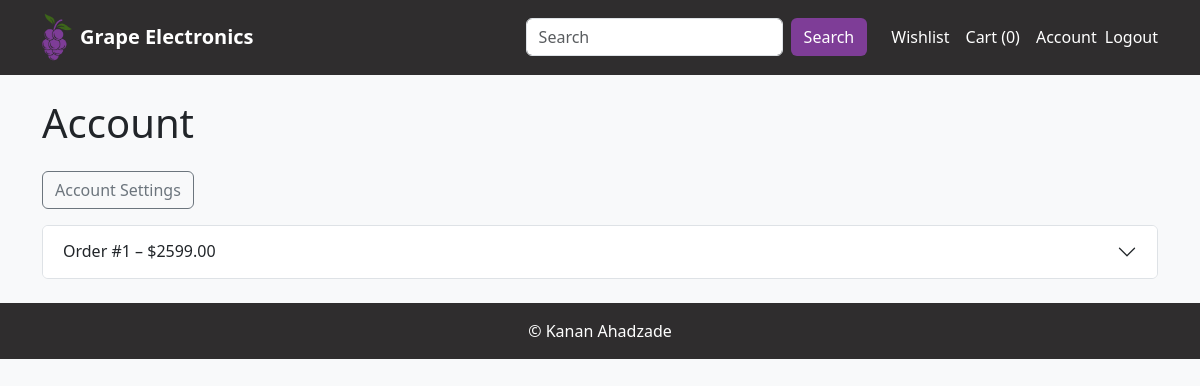
Before: /account/ (signed in) with the older database file.
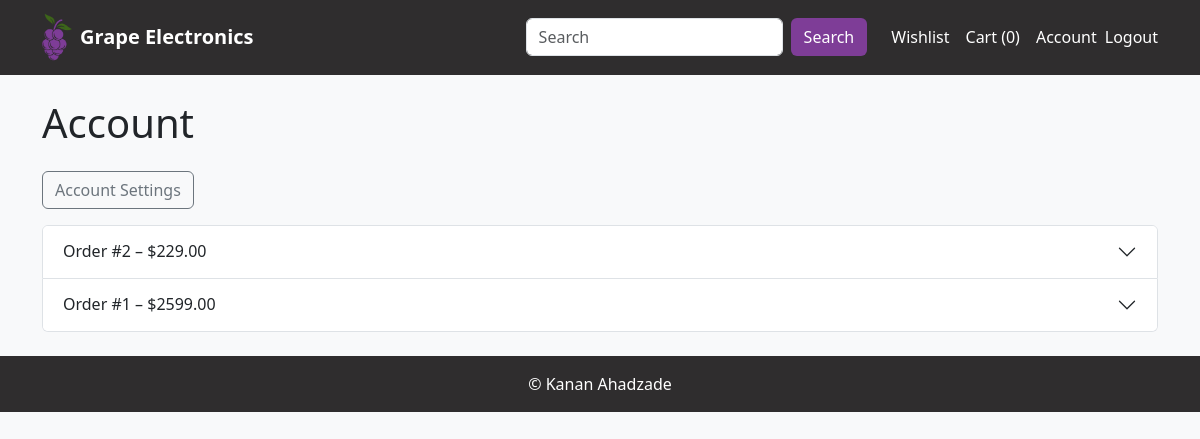
After: the same page with the newer database file.
### store/models.py (models this page shows)
class Order(models.Model):
    user=models.ForeignKey(User,on_delete=models.CASCADE)
    address=models.ForeignKey(Address,on_delete=models.PROTECT)
    payment=models.ForeignKey(PaymentMethod,on_delete=models.PROTECT)
    total=models.DecimalField(max_digits=10,decimal_places=2)
    created=models.DateTimeField(auto_now_add=True)

### store/views.py (the view)
# urls.py: path('account/',views.account,name='account'),
@login_required
def account(request):
    orders=Order.objects.filter(user=request.user).order_by('-created')
    return render(request,'store/account.html',{'orders':orders})

### store/models.py (called while the page is built)
    def sub_total(self): return self.qty*self.price

### store/templates/store/account.html (shortened to what this page needs)
{% extends 'store/base.html' %}
{% block content %}
<h1 class="mb-4">Account</h1>
<a href="{% url 'settings' %}" class="btn btn-outline-secondary mb-3">Account Settings</a>
{% if orders %}
<div class="accordion" id="orders">
{% for o in orders %}
<div class="accordion-item">
<h2 class="accordion-header" id="h{{o.id}}">
<button class="accordion-button collapsed" data-bs-toggle="collapse" data-bs-target="#c{{o.id}}">Order #{{o.id}} – ${{o.total}}</button>
</h2>
</div>
{% endfor %}
</div>
{% else %}
<p>No orders yet.</p>
{% endif %}
{% endblock %}

### store/templates/store/base.html (shortened to what this page needs)
{% load static %}
<!DOCTYPE html>
<html lang="en">
<head>
    <link
        href="https://cdn.jsdelivr.net/npm/bootstrap@5.3.3/dist/css/bootstrap.min.css"
        rel="stylesheet">
    <link rel="stylesheet" href="{% static 'store/style.css' %}">
    <link rel="stylesheet" href="{% static 'store/css/custom.css' %}">
</head>
<body class="bg-light">
<nav class="navbar navbar-expand-lg" style="background-color:#2F2D2E;">
  <div class="container">
    <a class="navbar-brand text-white fw-bold d-flex align-items-center" href="/">
      <img src="{% static 'store/logo.png' %}" width="30" class="me-2" alt="logo">
      Grape Electronics
    </a>
    <div class="collapse navbar-collapse" id="nav">
      <form class="d-flex ms-auto me-3" method="get" action="/">
        <input name="q" class="form-control me-2" placeholder="Search" value="{{ query|default:'' }}">
        <button class="btn text-white" style="background-color:#7E3D97;">Search</button>
      </form>
      <ul class="navbar-nav">
        <li class="nav-item"><a class="nav-link text-white" href="{% url 'wishlist' %}">Wishlist</a></li>
        <li class="nav-item">
          <a class="nav-link text-white" href="{% url 'cart' %}">
            Cart ({{ request.session.cart|length|default:0 }})
          </a>
        </li>
        {% if user.is_authenticated %}
          <li class="nav-item"><a class="nav-link text-white" href="{% url 'account' %}">Account</a></li>
          <li class="nav-item">
            <form method="post" action="{% url 'logout' %}" class="d-inline">
              <button
                class="nav-link btn btn-link p-0 text-white"
                style="text-decoration:none;">
                Logout
              </button>
            </form>
          </li>
        {% else %}
          <li class="nav-item"><a class="nav-link text-white" href="{% url 'login' %}">Login / Register</a></li>
        {% endif %}
      </ul>
    </div>
  </div>
</nav>
<main class="container my-4">
  {% block content %}{% endblock %}
</main>
<footer class="text-center text-white py-3" style="background-color:#2F2D2E;">
  © {{ now|date:"Y" }} Kanan Ahadzade
</footer>
</body>
</html>

### store/static/store/css/custom.css (style rules this page uses)
.navbar-nav { display: flex !important; align-items: center; }
.navbar-nav .nav-link { display: flex; align-items: center; }

Changed rows visible on the page:
added Order: id "2", total "229.00"
